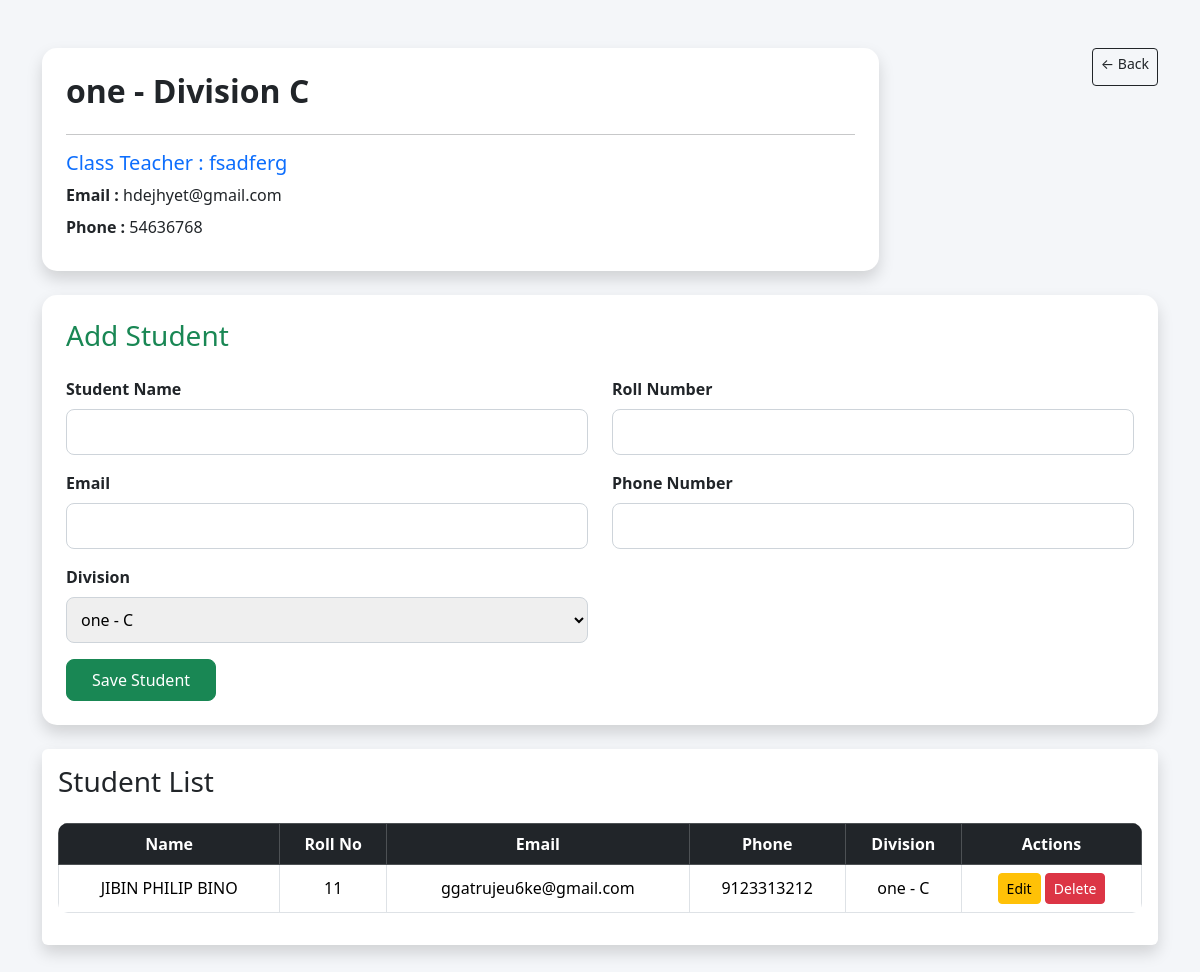
/class/10/, run on an earlier commit of the app's database.
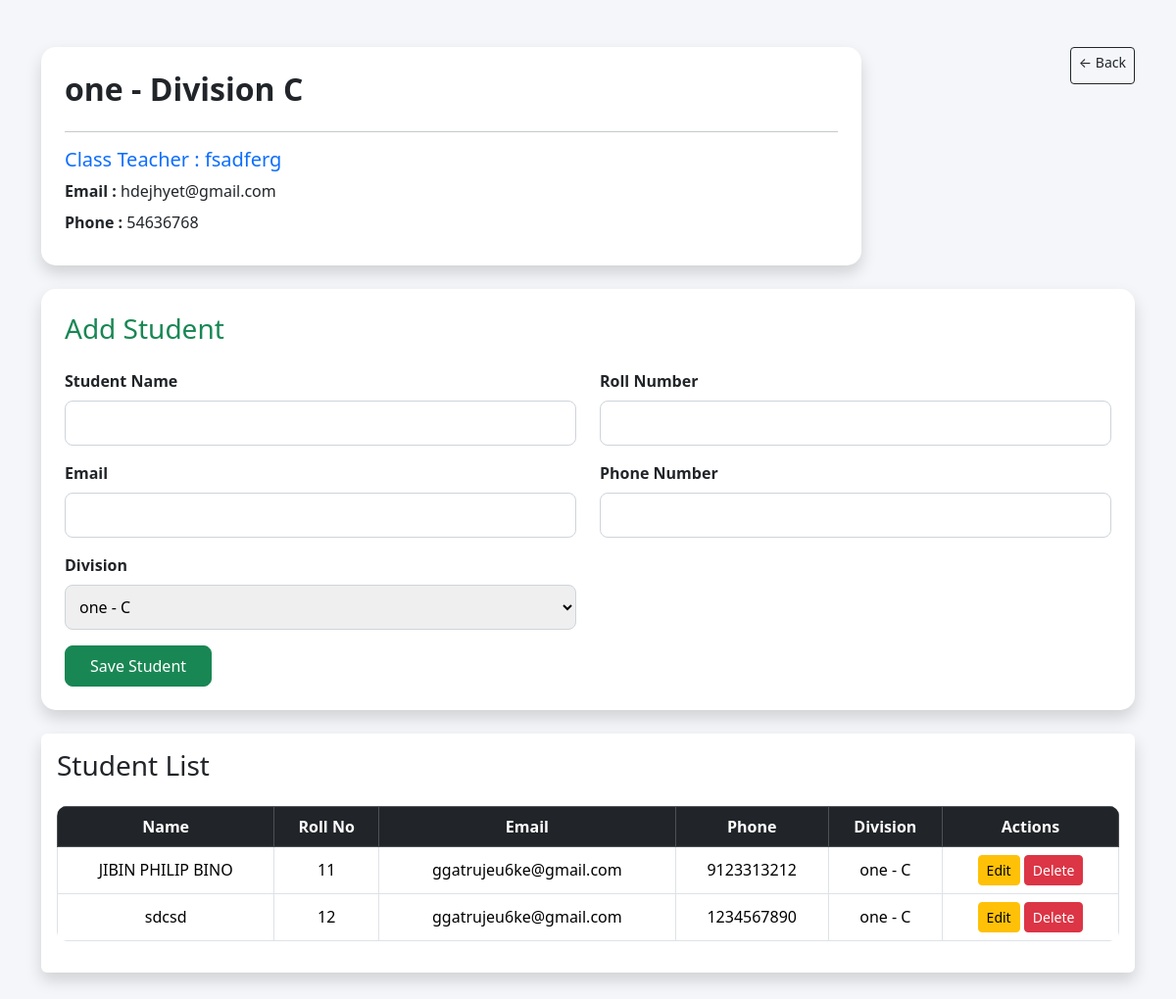
And on a later commit of the database.
### schoolapp/models.py (models this page shows, shortened)
class Student(models.Model):
    name = models.CharField(
        max_length=100,
        validators=[
            MinLengthValidator(
                4,
                message='Student name must contain at least 4 letters.'
            )
        ]
    )
    roll_no = models.IntegerField()
    phone_no = models.CharField(
        max_length=15,
        validators=[
                MinLengthValidator(
                10,
                message='Phone must contain at least 10 digits.'
            )
        ]
    )
    email = models.EmailField()
    division = models.ForeignKey(
        Division,
        on_delete=models.CASCADE
    )

class Division(models.Model):
    classroom = models.ForeignKey(
        ClassRoom,
        on_delete=models.CASCADE
    )
    division_name = models.CharField(max_length=20)
    class_teacher = models.ForeignKey(
        Teacher,
        on_delete=models.SET_NULL,
        null=True,
        blank=True
    )
    class Meta:
        unique_together = (
            'classroom',
            'division_name'
        )
    def __str__(self):
        return f"{self.classroom.class_name} - {self.division_name}"

class ClassRoom(models.Model):
    class_name = models.CharField(
        max_length=50,
        unique=True,
        validators=[
           MinLengthValidator(
                3,
                message='Class must contain exactly 3 digits.'
            )
        ]
    )

### schoolapp/views.py (the view, shortened to what this page needs)
def class_page(request, division_id):
    division = get_object_or_404(
        Division,
        id=division_id
    )
    students = Student.objects.filter(
        division=division
    )
    form = StudentForm(initial={
        'division': division
    })
    context = {
        'division': division,
        'students': students,
        'form': form,
    }
    return render(
        request,
        'class_page.html',
        context
    )

### schoolapp/forms.py
class StudentForm(forms.ModelForm):
    class Meta:
        model = Student
        fields = [
            'name',
            'roll_no',
            'phone_no',
            'email',
            'division'
        ]

### schoolapp/templates/class_page.html (shortened to what the changed rows need)
<!DOCTYPE html>
<html>
<head>
    <link
        href="https://cdn.jsdelivr.net/npm/bootstrap@5.3.3/dist/css/bootstrap.min.css"
        rel="stylesheet"
    >
</head>
<body>
<div class="container py-5">
    <div class="d-flex justify-content-between align-items-start mb-4">
        <div class="card shadow p-4 top-card w-75">
            <h2 class="page-title text-dark">
                {{ division.classroom.class_name }}
                -
                Division {{ division.division_name }}
            </h2>
        </div>
    </div>
    <div class="card shadow border-0">
        <div class="card-body">
            <div class="table-responsive">
                <table class="table table-bordered table-hover align-middle">
                    <thead class="table-dark">
                        <tr>
                            <th>Name</th>
                            <th>Roll No</th>
                            <th>Email</th>
                            <th>Phone</th>
                            <th>Division</th>
                            <th width="180">
                                Actions
                            </th>
                        </tr>
                    </thead>
                    <tbody>
                        {% for student in students %}
                        <tr>
                            <td>
                                {{ student.name }}
                            </td>
                            <td>
                                {{ student.roll_no }}
                            </td>
                            <td>
                                {{ student.email }}
                            </td>
                            <td>
                                {{ student.phone_no }}
                            </td>
                            <td>
                                {{ student.division }}
                            </td>
                            <td>
                                <a
                                    href="{% url 'edit_student' student.id %}"
                                    class="btn btn-warning btn-sm"
                                >
                                    Edit
                                </a>
                                <a
                                    href="{% url 'delete_student' student.id %}"
                                    class="btn btn-danger btn-sm"
                                    onclick="return confirm('Delete this student?')"
                                >
                                    Delete
                                </a>
                            </td>
                        </tr>
                        {% empty %}
                        <tr>
                            <td colspan="6" class="text-center text-muted">
                                No students added yet
                            </td>
                        </tr>
                        {% endfor %}
                    </tbody>
                </table>
            </div>
        </div>
    </div>
</div>
</body>
</html>

What changed in the data, as far as the page shows it:
added Student: name "sdcsd", roll_no "12", email "ggatrujeu6ke@gmail.com", phone_no "1234567890", division "one - C"
